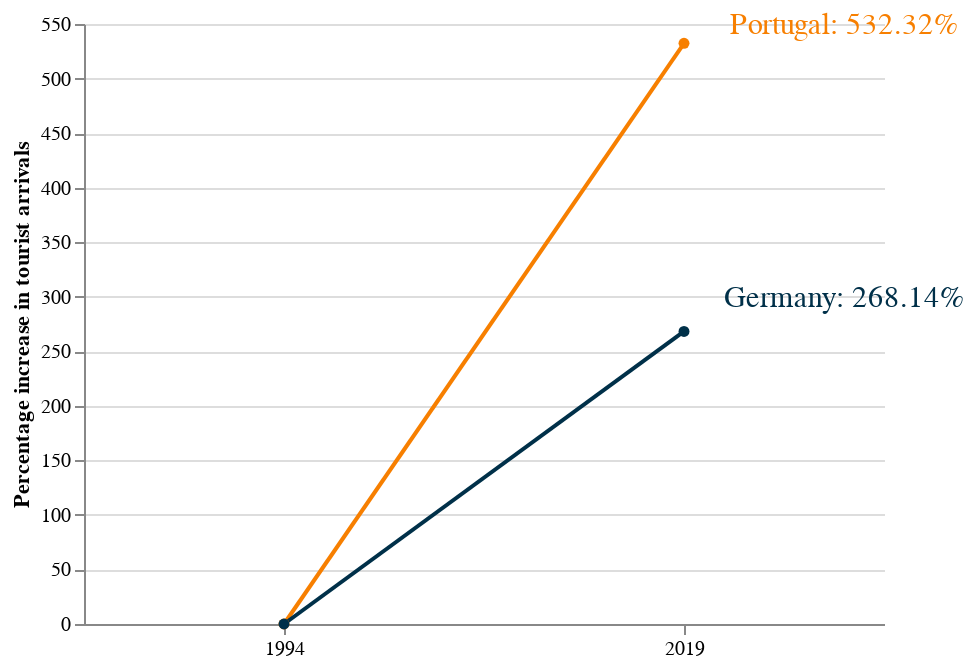

Write notebook code for a chart like this one.
### Markdown cell above
Add text

### Code cell
pi_df = pd.DataFrame({
    'Text' : ['Portugal: ' + '{:.2f}'.format(pi_pt) + '%', 'Germany: ' + '{:.2f}'.format(pi_de) + '%'],
    'Y' : [550,300],
    'X' : [2019,2019],
    'Country' : ['PT', 'DE']
})

pi = alt.Chart(pi_df).mark_text(dx=80,fontSize=15).encode(
    text='Text:N',
    y='Y:Q',
    x='X:O',
    color=alt.Color('Country:N', scale=alt.Scale(range=['#F77F00','#003049'], domain=['PT', 'DE']), legend=None)
)

(chart + pi).configure_view(strokeWidth=0)

### Figure 1 — Vega-Lite specification as saved in the notebook (floating-point values rounded to 4 significant figures)
{"config": {"view": {"continuousWidth": 400, "continuousHeight": 300, "strokeWidth": 0}}, "layer": [{"data": {"name": "data-ba560081619c819066b296f28716a75d"}, "mark": {"type": "line", "point": {}}, "encoding": {"color": {"field": "Country", "scale": {"domain": ["PT", "DE"], "range": ["#F77F00", "#003049"]}, "type": "nominal"}, "x": {"axis": {"labelAngle": 0}, "field": "Date", "title": "", "type": "ordinal"}, "y": {"field": "Tourist Arrivals", "title": "Percentage increase in tourist arrivals", "type": "quantitative"}}, "width": 400}, {"data": {"name": "data-30bf41e495b43d276e4d3452541d8f16"}, "mark": {"type": "text", "dx": 80, "fontSize": 15}, "encoding": {"color": {"field": "Country", "legend": null, "scale": {"domain": ["PT", "DE"], "range": ["#F77F00", "#003049"]}, "type": "nominal"}, "text": {"field": "Text", "type": "nominal"}, "x": {"field": "X", "type": "ordinal"}, "y": {"field": "Y", "type": "quantitative"}}}], "$schema": "https://vega.github.io/schema/vega-lite/v4.17.0.json", "datasets": {"data-ba560081619c819066b296f28716a75d": [{"Date": 1994, "Country": "PT", "Tourist Arrivals": 0.0}, {"Date": 2019, "Country": "PT", "Tourist Arrivals": 532.3}, {"Date": 1994, "Country": "DE", "Tourist Arrivals": 0.0}, {"Date": 2019, "Country": "DE", "Tourist Arrivals": 268.1}], "data-30bf41e495b43d276e4d3452541d8f16": [{"Text": "Portugal: 532.32%", "Y": 550, "X": 2019, "Country": "PT"}, {"Text": "Germany: 268.14%", "Y": 300, "X": 2019, "Country": "DE"}]}}
